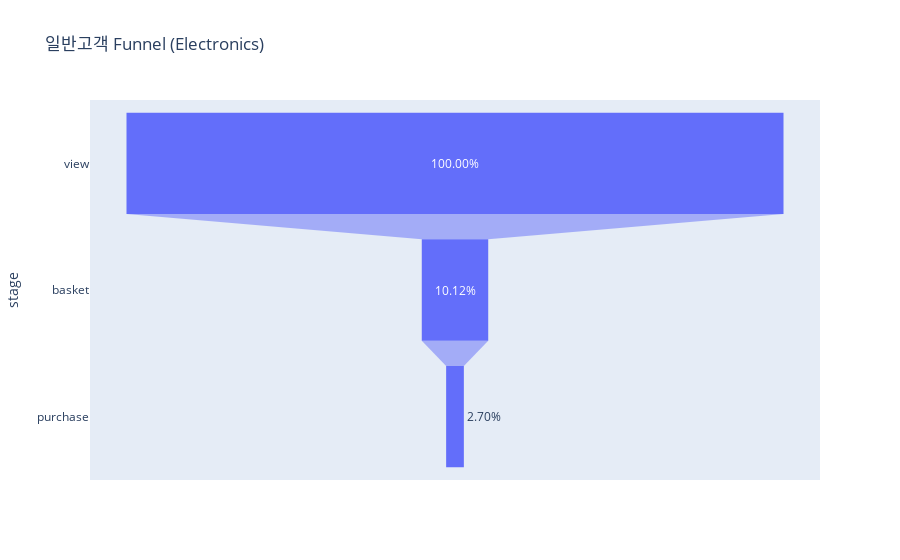

Write notebook code for a chart like this one.
### Code cell
data = dict(
    number=[8680,878,234],
    stage=['view','basket','purchase'],
    rate=[1,0.1011520737327189,0.02695852534562212]
)
fig = px.funnel(data, x='rate', y='stage', title='일반고객 Funnel (Electronics)')
fig.update_traces(texttemplate="%{value:,.2%}")
fig.show()

### Figure 1 — Plotly figure (JSON) as saved in the notebook; plotly's stock layout.template omitted (floating-point values rounded to 4 significant figures)
{"data": [{"hovertemplate": "rate=%{x}<br>stage=%{y}<extra></extra>", "legendgroup": "", "marker": {"color": "#636efa"}, "name": "", "orientation": "h", "showlegend": false, "texttemplate": "%{value:,.2%}", "type": "funnel", "x": [1, 0.1012, 0.02696], "xaxis": "x", "y": ["view", "basket", "purchase"], "yaxis": "y"}], "layout": {"legend": {"tracegroupgap": 0}, "title": {"text": "일반고객 Funnel (Electronics)"}, "xaxis": {"anchor": "y", "domain": [0, 1], "title": {"text": "rate"}}, "yaxis": {"anchor": "x", "domain": [0, 1], "title": {"text": "stage"}}}}
